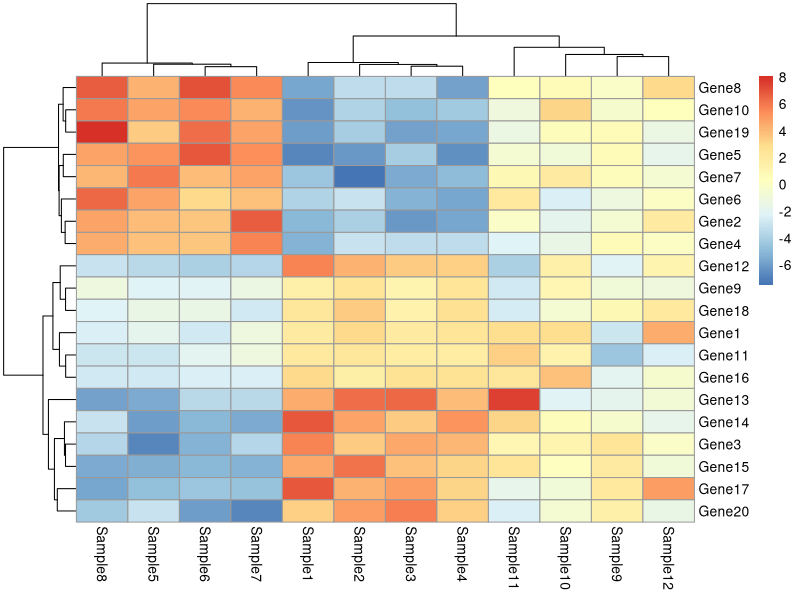
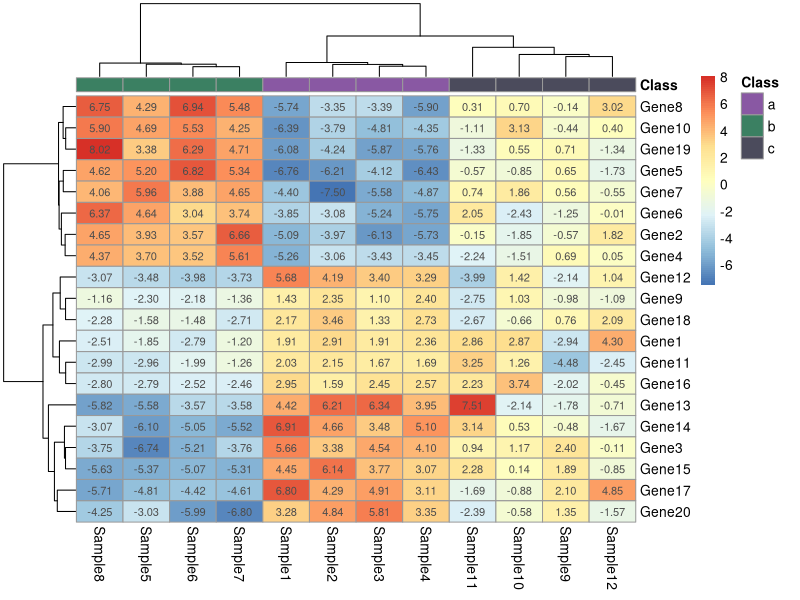

These figures' R source, in order:
## [Cheatsheets] https://posit.co/resources/cheatsheets/

#### Presetting ####
rm(list = ls()) # Clean variable ##* Comment out if Run All
# memory.limit(150000)


#### Load packages ####
if(!require("tidyverse")) install.packages("tidyverse"); library(tidyverse)

####*************************************************************************####
## Scatterplots
#### Create data ####
## Basic scatterplots
set.seed(123)
data <- data.frame(
  x = rnorm(50),
  y = rnorm(50)
)

colnames(data) <- c("Gene1","Gene2")

#### Export ####
## Set Expot ##
Name_time_wo_micro <- substr(gsub("[- :]", "", as.character(Sys.time())), 1, 14)
output_dir <- paste0(getwd(), "/Demo_", substr(Name_time_wo_micro, 1, 8))
if (!dir.exists(output_dir)) {dir.create(output_dir)}


## CSV
write.csv(data, file = paste0(output_dir, "/", Name_time_wo_micro, "_data.csv"), row.names = FALSE)

## TSV
write.table(data, file = paste0(output_dir, "/", Name_time_wo_micro, "_data.tsv"), sep = "\t", row.names = FALSE)


####*************************************************************************####
## Heatmap
#### Create data ####

#### Basic Simulation ####
set.seed(123)
mat <- matrix(rnorm(200), 20, 10)
rownames(mat) <- paste("Gene", 1:20, sep="")
colnames(mat) <- paste("Sample", 1:10, sep="")

# Create annotation data for rows
annotation_row <- data.frame(Class = sample(letters[1:3], 10, replace = TRUE))
rownames(annotation_row) <- colnames(mat)

#### Export ####
## Set Expot ##
Name_time_wo_micro <- substr(gsub("[- :]", "", as.character(Sys.time())), 1, 14)
output_dir <- paste0(getwd(), "/Demo_", substr(Name_time_wo_micro, 1, 8))
if (!dir.exists(output_dir)) {dir.create(output_dir)}


## CSV
write.csv(mat, file = paste0(output_dir, "/", Name_time_wo_micro, "_data_Heatmap_Basic.csv"), row.names = TRUE)

## TSV
write.table(data.frame(SamppleID= row.names(annotation_row) ,annotation_row), file = paste0(output_dir, "/", Name_time_wo_micro, "_data_Heatmap_Annot_Basic.tsv"), sep = "\t", row.names = FALSE)


################################################################################
#### Pattern Simulation ####
rm(list = ls()) # Clean variable ##* Comment out if Run All
# Load required packages
if(!require("pheatmap")) install.packages("pheatmap"); library(pheatmap)

# Set seed for reproducibility
set.seed(123)

# Number of genes and samples
n_genes <- 20
n_samples_per_group <- 4
n_groups <- 3
n_samples <- n_samples_per_group * n_groups

# Create annotation data for columns (Samples)
group_labels <- rep(letters[1:n_groups], each = n_samples_per_group)
annotation_col <- data.frame(Class = factor(group_labels, levels = letters[1:n_groups]))
rownames(annotation_col) <- paste("Sample", 1:n_samples, sep="")

# Initialize matrix
mat <- matrix(nrow = n_genes, ncol = n_samples)
rownames(mat) <- paste("Gene", 1:n_genes, sep="")
colnames(mat) <- rownames(annotation_col)

# Generate data with different patterns for each sample class
for (i in 1:n_genes) {
  # Generate base values
  a_values <- runif(n_samples_per_group, min = 3, max = 7)
  b_values <- runif(n_samples_per_group, min = -7, max = -3)

  # Randomly decide the pattern for this gene
  pattern <- sample(c("high_a", "low_a", "neutral"), 1)

  if (pattern == "high_a") {
    a_values <- runif(n_samples_per_group, min = 3, max = 7)
    b_values <- runif(n_samples_per_group, min = -7, max = -3)
  } else if (pattern == "low_a") {
    a_values <- runif(n_samples_per_group, min = -7, max = -3)
    b_values <- runif(n_samples_per_group, min = 3, max = 7)
  } else {
    a_values <- runif(n_samples_per_group, min = 1, max = 3)
    b_values <- runif(n_samples_per_group, min = -3, max = -1)
  }

  c_values <- rnorm(n_samples_per_group, mean = 0, sd = 1.7)

  mat[i, annotation_col$Class == "a"] <- a_values
  mat[i, annotation_col$Class == "b"] <- b_values
  mat[i, annotation_col$Class == "c"] <- c_values
}

# Introduce outliers randomly, with absolute values less than ?
set.seed(456) # Different seed for outliers
outlier_indices <- sample(1:(n_genes * n_samples), 17) # Randomly select 11 points to be outliers
mat[outlier_indices] <- ifelse(mat[outlier_indices] > 0, mat[outlier_indices] + sample(1:3, 9, replace = TRUE),
                               mat[outlier_indices] - sample(1:3, 9, replace = TRUE))

# Create a basic heatmap
heatmap_basic <- pheatmap(mat)

# Beautify the heatmap
# Define colors for the annotation
annotation_colors <- list(Class = c("a" = "#4a6ac2", "b" = "#32a852", "c" = "#cc5a78"))
annotation_colors <- list(Class = c("a" = "#8958a3", "b" = "#3b8062", "c" = "#4b4b5c"))


# Create the heatmap
heatmap <- pheatmap(mat,
                    cluster_rows = TRUE,
                    cluster_cols = TRUE,
                    display_numbers = TRUE,
                    annotation_col = annotation_col,
                    annotation_colors = annotation_colors)


#### Export ####
## Set Expot ##
Name_time_wo_micro <- substr(gsub("[- :]", "", as.character(Sys.time())), 1, 14)
output_dir <- paste0(getwd(), "/Demo_", substr(Name_time_wo_micro, 1, 8))
if (!dir.exists(output_dir)) {dir.create(output_dir)}


## CSV
write.csv(mat, file = paste0(output_dir, "/", Name_time_wo_micro, "_data_Heatmap_Pattern.csv"), row.names = TRUE)

## TSV
write.table(data.frame(SamppleID= row.names(annotation_col) ,annotation_col), file = paste0(output_dir, "/", Name_time_wo_micro, "_data_Heatmap_Annot_Pattern.tsv"), sep = "\t", row.names = FALSE)

